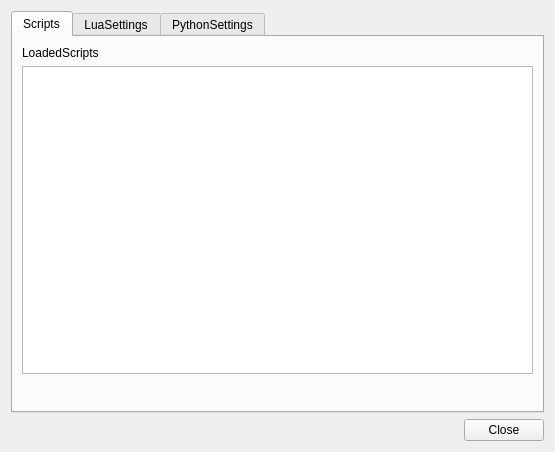
<?xml version="1.0" encoding="UTF-8"?>
<ui version="4.0">
 <class>ScriptsTool</class>
 <widget class="QWidget" name="ScriptsTool">
  <property name="geometry">
   <rect>
    <x>0</x>
    <y>0</y>
    <width>555</width>
    <height>452</height>
   </rect>
  </property>
  <property name="windowTitle">
   <string>Scripts</string>
  </property>
  <layout class="QVBoxLayout" name="verticalLayout">
   <item>
    <widget class="QTabWidget" name="tabWidget">
     <property name="currentIndex">
      <number>0</number>
     </property>
     <widget class="QWidget" name="scriptsTab">
      <attribute name="title">
       <string>Scripts</string>
      </attribute>
      <layout class="QVBoxLayout" name="verticalLayout_3">
       <item>
        <widget class="QLabel" name="label_2">
         <property name="text">
          <string>LoadedScripts</string>
         </property>
        </widget>
       </item>
       <item>
        <widget class="QListWidget" name="scripts">
         <property name="selectionMode">
          <enum>QAbstractItemView::MultiSelection</enum>
         </property>
         <property name="sortingEnabled">
          <bool>true</bool>
         </property>
        </widget>
       </item>
       <item>
        <layout class="QHBoxLayout" name="horizontalLayout_2">
         <item>
          <widget class="QPushButton" name="addScripts">
           <property name="maximumSize">
            <size>
             <width>22</width>
             <height>22</height>
            </size>
           </property>
           <property name="toolTip">
            <string>AddScripts</string>
           </property>
           <property name="accessibleName">
            <string>AddScripts</string>
           </property>
           <property name="text">
            <string notr="true"/>
           </property>
           <property name="flat">
            <bool>true</bool>
           </property>
           <property name="themeID" stdset="0">
            <string notr="true">addIconSmall</string>
           </property>
          </widget>
         </item>
         <item>
          <widget class="QPushButton" name="removeScripts">
           <property name="maximumSize">
            <size>
             <width>22</width>
             <height>22</height>
            </size>
           </property>
           <property name="toolTip">
            <string>RemoveScripts</string>
           </property>
           <property name="accessibleName">
            <string>RemoveScripts</string>
           </property>
           <property name="text">
            <string notr="true"/>
           </property>
           <property name="flat">
            <bool>true</bool>
           </property>
           <property name="themeID" stdset="0">
            <string notr="true">removeIconSmall</string>
           </property>
          </widget>
         </item>
         <item>
          <widget class="QPushButton" name="reloadScripts">
           <property name="maximumSize">
            <size>
             <width>22</width>
             <height>22</height>
            </size>
           </property>
           <property name="toolTip">
            <string>ReloadScripts</string>
           </property>
           <property name="accessibleName">
            <string>ReloadScripts</string>
           </property>
           <property name="text">
            <string notr="true"/>
           </property>
           <property name="flat">
            <bool>true</bool>
           </property>
           <property name="themeID" stdset="0">
            <string notr="true">refreshIconSmall</string>
           </property>
          </widget>
         </item>
         <item>
          <spacer name="horizontalSpacer_2">
           <property name="orientation">
            <enum>Qt::Horizontal</enum>
           </property>
           <property name="sizeHint" stdset="0">
            <size>
             <width>40</width>
             <height>20</height>
            </size>
           </property>
          </spacer>
         </item>
        </layout>
       </item>
      </layout>
     </widget>
     <widget class="QWidget" name="luaSettingsTab">
      <attribute name="title">
       <string>LuaSettings</string>
      </attribute>
      <layout class="QVBoxLayout" name="verticalLayout_4">
       <item>
        <widget class="QLabel" name="label_3">
         <property name="text">
          <string>LuaSettings.LuaDepPaths</string>
         </property>
         <property name="buddy">
          <cstring>luaDepPaths</cstring>
         </property>
        </widget>
       </item>
       <item>
        <widget class="QListWidget" name="luaDepPaths">
         <property name="selectionMode">
          <enum>QAbstractItemView::MultiSelection</enum>
         </property>
         <property name="sortingEnabled">
          <bool>true</bool>
         </property>
        </widget>
       </item>
       <item>
        <layout class="QHBoxLayout" name="horizontalLayout_4">
         <item>
          <widget class="QPushButton" name="addLuaDepPath">
           <property name="maximumSize">
            <size>
             <width>22</width>
             <height>22</height>
            </size>
           </property>
           <property name="toolTip">
            <string>LuaSettings.AddLuaDepPath</string>
           </property>
           <property name="accessibleName">
            <string>LuaSettings.AddLuaDepPath</string>
           </property>
           <property name="text">
            <string notr="true"/>
           </property>
           <property name="flat">
            <bool>true</bool>
           </property>
           <property name="themeID" stdset="0">
            <string notr="true">addIconSmall</string>
           </property>
          </widget>
         </item>
         <item>
          <widget class="QPushButton" name="removeLuaDepPath">
           <property name="maximumSize">
            <size>
             <width>22</width>
             <height>22</height>
            </size>
           </property>
           <property name="toolTip">
            <string>LuaSettings.RemoveLuaDepPath</string>
           </property>
           <property name="accessibleName">
            <string>LuaSettings.RemoveLuaDepPath</string>
           </property>
           <property name="text">
            <string notr="true"/>
           </property>
           <property name="flat">
            <bool>true</bool>
           </property>
           <property name="themeID" stdset="0">
            <string notr="true">removeIconSmall</string>
           </property>
          </widget>
         </item>
         <item>
          <spacer name="horizontalSpacer_3">
           <property name="orientation">
            <enum>Qt::Horizontal</enum>
           </property>
           <property name="sizeHint" stdset="0">
            <size>
             <width>40</width>
             <height>20</height>
            </size>
           </property>
          </spacer>
         </item>
        </layout>
       </item>
      </layout>
     </widget>
     <widget class="QWidget" name="pythonSettingsTab">
      <attribute name="title">
       <string>PythonSettings</string>
      </attribute>
      <layout class="QVBoxLayout" name="verticalLayout_2">
       <item>
        <widget class="QLabel" name="label">
         <property name="text">
          <string>PythonSettings.PythonInstallPath</string>
         </property>
         <property name="buddy">
          <cstring>pythonPath</cstring>
         </property>
        </widget>
       </item>
       <item>
        <layout class="QHBoxLayout" name="horizontalLayout_3">
         <item>
          <widget class="QLineEdit" name="pythonPath">
           <property name="readOnly">
            <bool>true</bool>
           </property>
          </widget>
         </item>
         <item>
          <widget class="QPushButton" name="pythonPathBrowse">
           <property name="accessibleName">
            <string>PythonSettings.BrowsePythonPath</string>
           </property>
           <property name="text">
            <string>Browse</string>
           </property>
          </widget>
         </item>
        </layout>
       </item>
       <item>
        <spacer name="verticalSpacer">
         <property name="orientation">
          <enum>Qt::Vertical</enum>
         </property>
         <property name="sizeHint" stdset="0">
          <size>
           <width>510</width>
           <height>306</height>
          </size>
         </property>
        </spacer>
       </item>
      </layout>
     </widget>
    </widget>
   </item>
   <item>
    <layout class="QHBoxLayout" name="horizontalLayout">
     <item>
      <spacer name="horizontalSpacer">
       <property name="orientation">
        <enum>Qt::Horizontal</enum>
       </property>
       <property name="sizeHint" stdset="0">
        <size>
         <width>40</width>
         <height>20</height>
        </size>
       </property>
      </spacer>
     </item>
     <item>
      <widget class="QPushButton" name="close">
       <property name="text">
        <string>Close</string>
       </property>
      </widget>
     </item>
    </layout>
   </item>
  </layout>
 </widget>
 <tabstops>
  <tabstop>tabWidget</tabstop>
  <tabstop>scripts</tabstop>
  <tabstop>addScripts</tabstop>
  <tabstop>removeScripts</tabstop>
  <tabstop>reloadScripts</tabstop>
  <tabstop>close</tabstop>
  <tabstop>luaDepPaths</tabstop>
  <tabstop>addLuaDepPath</tabstop>
  <tabstop>removeLuaDepPath</tabstop>
  <tabstop>pythonPath</tabstop>
  <tabstop>pythonPathBrowse</tabstop>
 </tabstops>
 <resources/>
 <connections/>
</ui>
